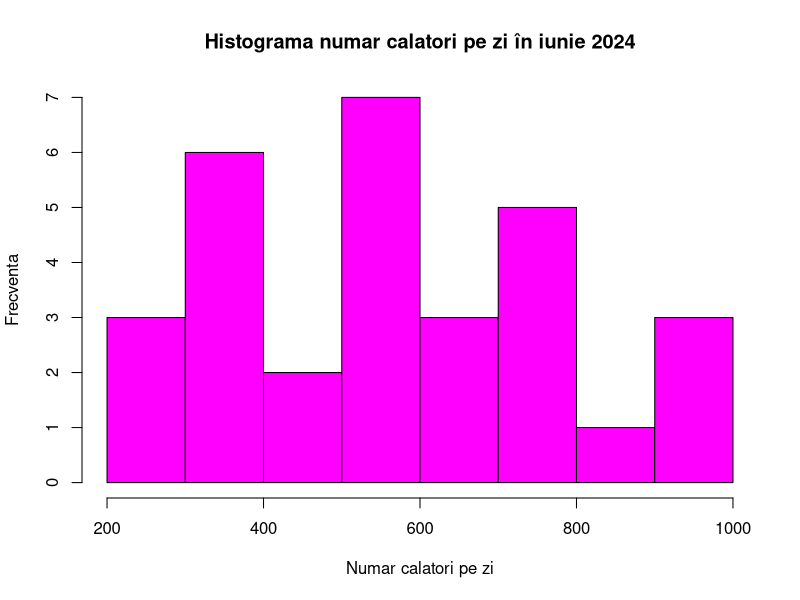
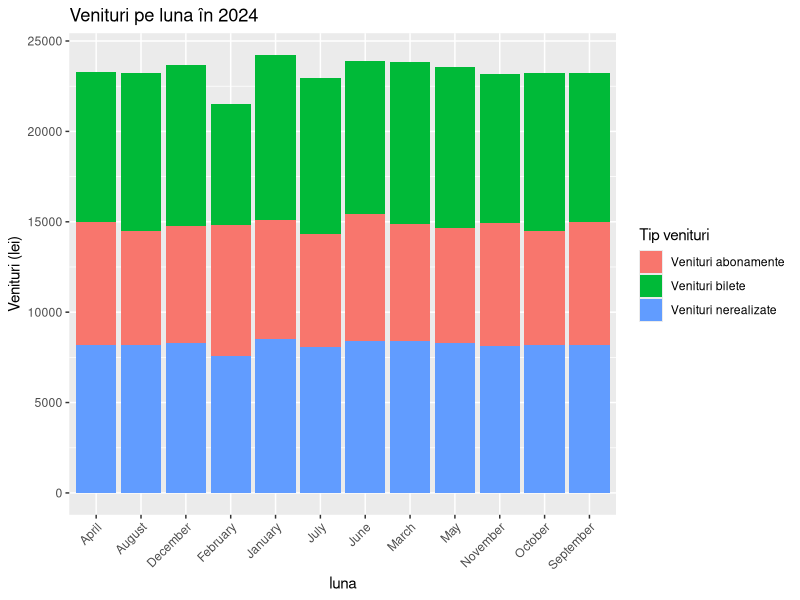
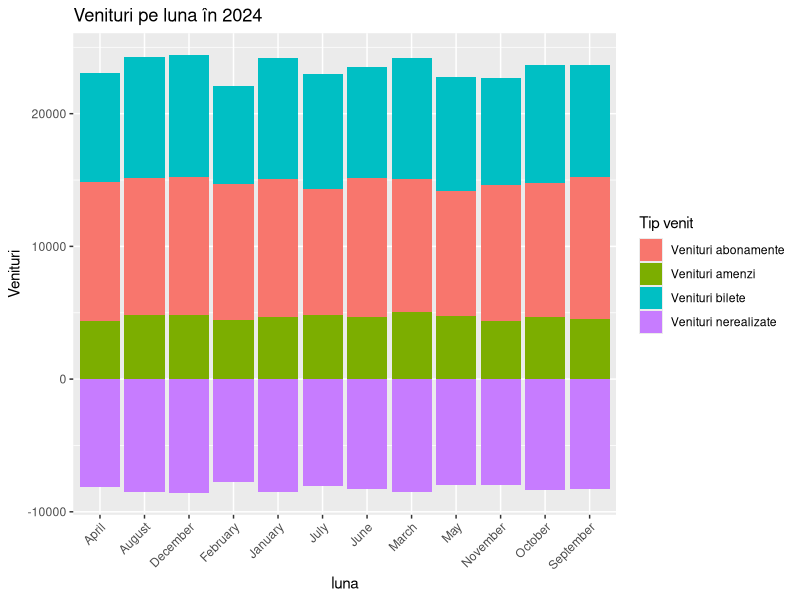
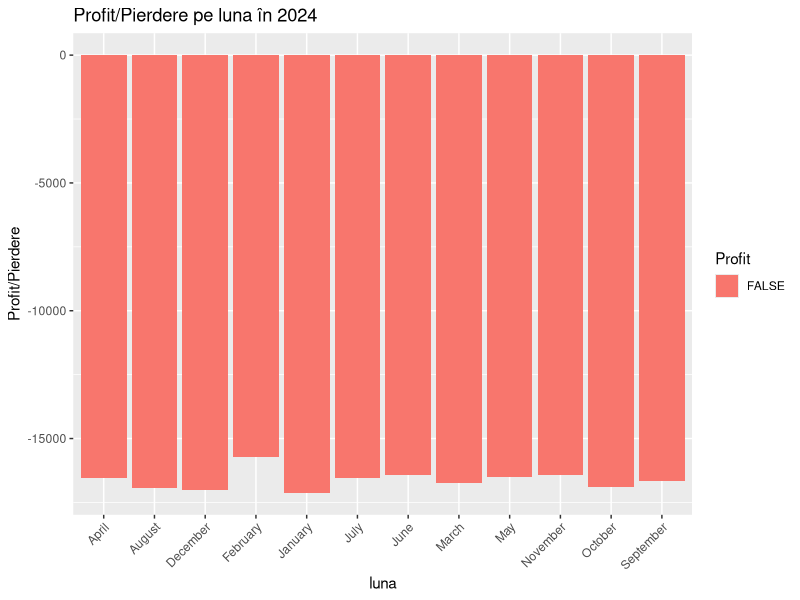
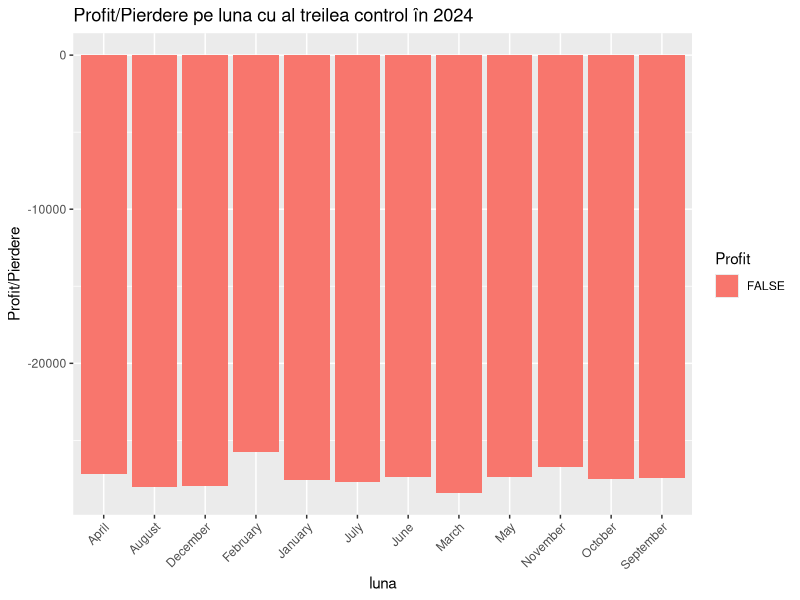

These figures' R source, in order:
#Setam seed-ul pentru reproducibilitate
set.seed(6)

#Datele problemei
zile_luna <- 30  # Numarul de zile din iunie 2024
medie <- 512  # Media calatorilor pe zi
min_calatori <- 210  # Numarul minim de calatori pe zi
max_calatori <- 983  # Numarul maxim de calatori pe zi
procent_lejere <- 0.20  # Procentul zilelor lejere
procent_normale <- 0.50  # Procentul zilelor normale
procent_aglomerate <- 0.30  # Procentul zilelor aglomerate

#Generam numarul de zile pentru fiecare categorie
numar_zile_lejere <- round(zile_luna * procent_lejere)
numar_zile_normale <- round(zile_luna * procent_normale)
numar_zile_aglomerate <- zile_luna - numar_zile_lejere - numar_zile_normale

#Generam numarul de calatori pentru fiecare tip de zi
calatori_lejere <- runif(numar_zile_lejere, min = min_calatori, max = 350)
calatori_normale <- runif(numar_zile_normale, min = 351, max = 670)
calatori_aglomerate <- runif(numar_zile_aglomerate, min = 671, max = max_calatori)

#Combinam toate valorile intr-un singur vector
calatori_zi <- c(calatori_lejere, calatori_normale, calatori_aglomerate)

#Amestecam vectorul pentru a simula ordinea aleatoare a zilelor
calatori_zi <- sample(calatori_zi)

#Construim histograma valorilor
hist(calatori_zi, breaks = 10, main = "Histograma numar calatori pe zi în iunie 2024",
     xlab = "Numar calatori pe zi", ylab = "Frecventa", col = "magenta")

#B
set.seed(6)

# Datele problemei
zile_luna <- c(31, 28, 31, 30, 31, 30, 31, 31, 30, 31, 30, 31)  # Numarul de zile pentru fiecare luna în 2024
medie <- 512  
min_calatori <- 210  
max_calatori <- 983  
procent_lejere <- 0.20 
procent_normale <- 0.50 
procent_aglomerate <- 0.30  

# Functie pentru generarea calatorilor pentru o luna
genereaza_calatori <- function(zile) {
  numar_zile_lejere <- round(zile * procent_lejere)
  numar_zile_normale <- round(zile * procent_normale)
  numar_zile_aglomerate <- zile - numar_zile_lejere - numar_zile_normale
  
  calatori_lejere <- runif(numar_zile_lejere, min = min_calatori, max = 350)
  calatori_normale <- runif(numar_zile_normale, min = 351, max = 670)
  calatori_aglomerate <- runif(numar_zile_aglomerate, min = 671, max = max_calatori)
  
  calatori_zi <- c(calatori_lejere, calatori_normale, calatori_aglomerate)
  calatori_zi <- sample(calatori_zi)
  
  return(calatori_zi)
}

# Dataframe pentru centralizarea rezultatelor
rezultate <- data.frame(
  luna = character(),
  medie_calatori = numeric(),
  minim_calatori = numeric(),
  maxim_calatori = numeric(),
  procent_lejere = numeric(),
  procent_normale = numeric(),
  procent_aglomerate = numeric(),
  stringsAsFactors = FALSE
)

# Generam datele pentru fiecare luna si calculam statisticile
for (i in 1:12) {
  calatori_zi <- genereaza_calatori(zile_luna[i])
  
  medie_calatori <- mean(calatori_zi)
  minim_calatori <- min(calatori_zi)
  maxim_calatori <- max(calatori_zi)
  
  procent_lejere <- sum(calatori_zi < 350) / zile_luna[i]
  procent_normale <- sum(calatori_zi >= 351 & calatori_zi <= 670) / zile_luna[i]
  procent_aglomerate <- sum(calatori_zi > 671) / zile_luna[i]
  
  rezultate <- rbind(rezultate, data.frame(
    luna = month.name[i],
    medie_calatori = medie_calatori,
    minim_calatori = minim_calatori,
    maxim_calatori = maxim_calatori,
    procent_lejere = procent_lejere,
    procent_normale = procent_normale,
    procent_aglomerate = procent_aglomerate
  ))
}

# Afisam rezultatele
print(rezultate)

#C)
library(ggplot2)
set.seed(6)

# Datele problemei
zile_luna <- c(31, 28, 31, 30, 31, 30, 31, 31, 30, 31, 30, 31)  
medie <- 512  
min_calatori <- 210 
max_calatori <- 983  
procent_lejere <- 0.20 
procent_normale <- 0.50  
procent_aglomerate <- 0.30  
procent_abonamente <- 0.38  
procent_platitori_bilet <- 0.74  # Procentul pasagerilor care platesc bilet
pret_bilet <- 3  # Pretul unui bilet
pret_abonament <- 70  # Pretul unui abonament

# Functie pentru generarea calatorilor pentru o luna
genereaza_calatori <- function(zile) {
  numar_zile_lejere <- round(zile * procent_lejere)
  numar_zile_normale <- round(zile * procent_normale)
  numar_zile_aglomerate <- zile - numar_zile_lejere - numar_zile_normale
  
  calatori_lejere <- runif(numar_zile_lejere, min = min_calatori, max = 350)
  calatori_normale <- runif(numar_zile_normale, min = 351, max = 670)
  calatori_aglomerate <- runif(numar_zile_aglomerate, min = 671, max = max_calatori)
  
  calatori_zi <- c(calatori_lejere, calatori_normale, calatori_aglomerate)
  calatori_zi <- sample(calatori_zi)
  
  return(calatori_zi)
}

# Dataframe pentru centralizarea rezultatelor
rezultate <- data.frame(
  luna = character(),
  medie_calatori = numeric(),
  minim_calatori = numeric(),
  maxim_calatori = numeric(),
  procent_lejere = numeric(),
  procent_normale = numeric(),
  procent_aglomerate = numeric(),
  pasageri_abonament = numeric(),
  pasageri_platitori_bilet = numeric(),
  pasageri_neplatitori_bilet = numeric(),
  venituri_bilete = numeric(),
  venituri_abonamente = numeric(),
  venituri_nerealizate = numeric(),
  stringsAsFactors = FALSE
)

# Generam datele pentru fiecare luna si calculam statisticile
for (i in 1:12) {
  calatori_zi <- genereaza_calatori(zile_luna[i])
  
  medie_calatori <- mean(calatori_zi)
  minim_calatori <- min(calatori_zi)
  maxim_calatori <- max(calatori_zi)
  
  procent_lejere <- sum(calatori_zi < 350) / zile_luna[i]
  procent_normale <- sum(calatori_zi >= 351 & calatori_zi <= 670) / zile_luna[i]
  procent_aglomerate <- sum(calatori_zi > 671) / zile_luna[i]
  
  pasageri_abonament <- sum(calatori_zi) * procent_abonamente
  pasageri_fara_abonament <- sum(calatori_zi) - pasageri_abonament
  pasageri_platitori_bilet <- pasageri_fara_abonament * procent_platitori_bilet
  pasageri_neplatitori_bilet <- pasageri_fara_abonament * (1 - procent_platitori_bilet)
  
  venituri_bilete <- pasageri_platitori_bilet * pret_bilet
  venituri_abonamente <- (pasageri_abonament / zile_luna[i]) * pret_abonament
  venituri_nerealizate <- pasageri_neplatitori_bilet * pret_bilet
  
  rezultate <- rbind(rezultate, data.frame(
    luna = month.name[i],
    medie_calatori = medie_calatori,
    minim_calatori = minim_calatori,
    maxim_calatori = maxim_calatori,
    procent_lejere = procent_lejere,
    procent_normale = procent_normale,
    procent_aglomerate = procent_aglomerate,
    pasageri_abonament = pasageri_abonament,
    pasageri_platitori_bilet = pasageri_platitori_bilet,
    pasageri_neplatitori_bilet = pasageri_neplatitori_bilet,
    venituri_bilete = venituri_bilete,
    venituri_abonamente = venituri_abonamente,
    venituri_nerealizate = venituri_nerealizate
  ))
}

# Afisam rezultatele
print(rezultate)

# Venituri pe luna
ggplot(rezultate, aes(x = luna)) +
  geom_bar(aes(y = venituri_bilete, fill = "Venituri bilete"), stat = "identity", position = "dodge") +
  geom_bar(aes(y = venituri_abonamente, fill = "Venituri abonamente"), stat = "identity", position = "dodge") +
  geom_bar(aes(y = venituri_nerealizate, fill = "Venituri nerealizate"), stat = "identity", position = "dodge") +
  labs(title = "Venituri pe luna în 2024", y = "Venituri (lei)", fill = "Tip venituri") +
  theme(axis.text.x = element_text(angle = 45, hjust = 1))

#D)
set.seed(6)

# Datele problemei
zile_luna <- c(31, 29, 31, 30, 31, 30, 31, 31, 30, 31, 30, 31)  
medie <- 512  
min_calatori <- 210  
max_calatori <- 983 
procent_lejere <- 0.20  
procent_normale <- 0.50
procent_aglomerate <- 0.30 
procent_abonamente <- 0.38  
procent_platitori_bilet <- 0.74 
pret_bilet <- 3 
pret_abonament <- 70  
cost_controlor <- 214  # Costul pentru fiecare verificare a controlorului
amenda <- 50  # Valoarea amenzii

# Functie pentru generarea calatorilor pentru o luna
genereaza_calatori <- function(zile) {
  numar_zile_lejere <- round(zile * procent_lejere)
  numar_zile_normale <- round(zile * procent_normale)
  numar_zile_aglomerate <- zile - numar_zile_lejere - numar_zile_normale
  
  calatori_lejere <- runif(numar_zile_lejere, min = min_calatori, max = 350)
  calatori_normale <- runif(numar_zile_normale, min = 351, max = 670)
  calatori_aglomerate <- runif(numar_zile_aglomerate, min = 671, max = max_calatori)
  
  calatori_zi <- c(calatori_lejere, calatori_normale, calatori_aglomerate)
  calatori_zi <- sample(calatori_zi)
  
  return(calatori_zi)
}

# Functii pentru verificarea biletelor
verifica_bilete_lejere <- function(num_calatori) {
  num_verificati <- sample(2:11, 1)
  num_amendati <- 0
  for (i in 1:num_verificati) {
    if (runif(1) > procent_platitori_bilet) {
      num_amendati <- num_amendati + 1
      if (num_amendati >= 3) break
    }
  }
  return(num_amendati)
}

verifica_bilete_normale <- function(num_calatori) {
  num_verificati <- 0
  num_amendati <- 0
  while (num_amendati < 5 && num_verificati < num_calatori) {
    num_verificati <- num_verificati + 1
    if (runif(1) > procent_platitori_bilet) {
      num_amendati <- num_amendati + 1
    }
  }
  return(num_amendati)
}

verifica_bilete_aglomerate <- function(num_calatori) {
  num_verificati <- sample(3:5, 1)
  num_amendati <- 0
  for (i in 1:num_verificati) {
    if (runif(1) > procent_platitori_bilet) {
      num_amendati <- 1
      break
    }
  }
  return(num_amendati)
}

# Dataframe pentru centralizarea rezultatelor
rezultate <- data.frame(
  luna = character(),
  medie_calatori = numeric(),
  minim_calatori = numeric(),
  maxim_calatori = numeric(),
  procent_lejere = numeric(),
  procent_normale = numeric(),
  procent_aglomerate = numeric(),
  pasageri_abonament = numeric(),
  pasageri_platitori_bilet = numeric(),
  pasageri_neplatitori_bilet = numeric(),
  venituri_bilete = numeric(),
  venituri_abonamente = numeric(),
  venituri_nerealizate = numeric(),
  amendati_lejere = numeric(),
  amendati_normale = numeric(),
  amendati_aglomerate = numeric(),
  venituri_amenzi = numeric(),
  cost_controlori = numeric(),
  profit_pierdere = numeric(),
  stringsAsFactors = FALSE
)

# Generam datele pentru fiecare luna si calculam statisticile
for (i in 1:12) {
  calatori_zi <- genereaza_calatori(zile_luna[i])
  
  medie_calatori <- mean(calatori_zi)
  minim_calatori <- min(calatori_zi)
  maxim_calatori <- max(calatori_zi)
  
  procent_lejere <- sum(calatori_zi < 350) / zile_luna[i]
  procent_normale <- sum(calatori_zi >= 351 & calatori_zi <= 670) / zile_luna[i]
  procent_aglomerate <- sum(calatori_zi > 671) / zile_luna[i]
  
  pasageri_abonament <- sum(calatori_zi) * procent_abonamente
  pasageri_fara_abonament <- sum(calatori_zi) - pasageri_abonament
  pasageri_platitori_bilet <- pasageri_fara_abonament * procent_platitori_bilet
  pasageri_neplatitori_bilet <- pasageri_fara_abonament * (1 - procent_platitori_bilet)
  
  venituri_bilete <- pasageri_platitori_bilet * pret_bilet
  venituri_abonamente <- (pasageri_abonament / zile_luna[i]) * pret_abonament
  venituri_nerealizate <- pasageri_neplatitori_bilet * pret_bilet
  
  amendati_lejere <- sum(sapply(calatori_zi[calatori_zi < 350], verifica_bilete_lejere))
  amendati_normale <- sum(sapply(calatori_zi[calatori_zi >= 351 & calatori_zi <= 670], verifica_bilete_normale))
  amendati_aglomerate <- sum(sapply(calatori_zi[calatori_zi > 671], verifica_bilete_aglomerate))
  
  venituri_amenzi <- (amendati_lejere + amendati_normale + amendati_aglomerate) * amenda 
  cost_controlori <- zile_luna[i] * 2 * cost_controlor 
  profit_pierdere <- venituri_amenzi - cost_controlori - venituri_nerealizate
  
  rezultate <- rbind(rezultate, data.frame(
    luna = month.name[i],
    medie_calatori = medie_calatori,
    minim_calatori = minim_calatori,
    maxim_calatori = maxim_calatori,
    procent_lejere = procent_lejere,
    procent_normale = procent_normale,
    procent_aglomerate = procent_aglomerate,
    pasageri_abonament = pasageri_abonament,
    pasageri_platitori_bilet = pasageri_platitori_bilet,
    pasageri_neplatitori_bilet = pasageri_neplatitori_bilet,
    venituri_bilete = venituri_bilete,
    venituri_abonamente = venituri_abonamente,
    venituri_nerealizate = venituri_nerealizate,
    amendati_lejere = amendati_lejere,
    amendati_normale = amendati_normale,
    amendati_aglomerate = amendati_aglomerate,
    venituri_amenzi = venituri_amenzi,
    cost_controlori = cost_controlori,
    profit_pierdere = profit_pierdere
  ))
}

# Afisam rezultatele
print(rezultate)

# Venituri pe luna
ggplot(rezultate, aes(x = luna)) +
  geom_bar(aes(y = venituri_bilete, fill = "Venituri bilete"), stat = "identity", position = "dodge") +
  geom_bar(aes(y = venituri_abonamente, fill = "Venituri abonamente"), stat = "identity", position = "dodge") +
  geom_bar(aes(y = venituri_amenzi, fill = "Venituri amenzi"), stat = "identity", position = "dodge") +
  geom_bar(aes(y = -venituri_nerealizate, fill = "Venituri nerealizate"), stat = "identity", position = "dodge") +
  labs(title = "Venituri pe luna în 2024", y = "Venituri", fill = "Tip venit") +
  theme(axis.text.x = element_text(angle = 45, hjust = 1))

# Profit/Pierdere pe luna
ggplot(rezultate, aes(x = luna, y = profit_pierdere, fill = profit_pierdere > 0)) +
  geom_bar(stat = "identity") +
  labs(title = "Profit/Pierdere pe luna în 2024", y = "Profit/Pierdere", fill = "Profit") +
  theme(axis.text.x = element_text(angle = 45, hjust = 1))

#E)
# Functie pentru verificarea biletelor cu un al treilea control
verifica_bilete_suplimentar <- function(num_calatori) {
  num_verificati <- 0
  num_amendati <- 0
  while (num_amendati < 5 && num_verificati < num_calatori) {
    num_verificati <- num_verificati + 1
    if (runif(1) > procent_platitori_bilet) {
      num_amendati <- num_amendati + 1
    }
  }
  return(num_amendati)
}

# Dataframe pentru rezultatele cu al treilea control
rezultate_suplimentar <- data.frame(
  luna = character(),
  venituri_amenzi_suplimentar = numeric(),
  cost_controlori_suplimentar = numeric(),
  venituri_nerealizate_suplimentar = numeric(),
  profit_pierdere_suplimentar = numeric(),
  stringsAsFactors = FALSE
)

# Simulam efectele introducerii unui al treilea control pe zi
for (i in 1:12) {
  calatori_zi <- genereaza_calatori(zile_luna[i])
  
  amendati_lejere <- sum(sapply(calatori_zi[calatori_zi < 350], verifica_bilete_lejere))
  amendati_normale <- sum(sapply(calatori_zi[calatori_zi >= 351 & calatori_zi <= 670], verifica_bilete_normale))
  amendati_aglomerate <- sum(sapply(calatori_zi[calatori_zi > 671], verifica_bilete_aglomerate))
  
  venituri_amenzi_suplimentar <- sum(sapply(calatori_zi, verifica_bilete_suplimentar)) * amenda * 0.7  # 70% din amenzi sunt raportate oficial
  
  cost_controlori_suplimentar <- zile_luna[i] * 3 * cost_controlor  # Costul pentru trei controale pe zi
  
  venituri_nerealizate_suplimentar <- sum(calatori_zi) * (1 - procent_platitori_bilet) * pret_bilet  # Pierderile din neplata biletelor
  
  profit_pierdere_suplimentar <- venituri_amenzi_suplimentar - cost_controlori_suplimentar - venituri_nerealizate_suplimentar
  
  rezultate_suplimentar <- rbind(rezultate_suplimentar, data.frame(
    luna = month.name[i],
    venituri_amenzi_suplimentar = venituri_amenzi_suplimentar,
    cost_controlori_suplimentar = cost_controlori_suplimentar,
    venituri_nerealizate_suplimentar = venituri_nerealizate_suplimentar,
    profit_pierdere_suplimentar = profit_pierdere_suplimentar
  ))
}

# Afisam rezultatele
print(rezultate_suplimentar)

# Vizualizam rezultatele
# Profit/Pierdere pe luna cu al treilea control
ggplot(rezultate_suplimentar, aes(x = luna, y = profit_pierdere_suplimentar, fill = profit_pierdere_suplimentar > 0)) +
  geom_bar(stat = "identity") +
  labs(title = "Profit/Pierdere pe luna cu al treilea control în 2024", y = "Profit/Pierdere", fill = "Profit") +
  theme(axis.text.x = element_text(angle = 45, hjust = 1))
